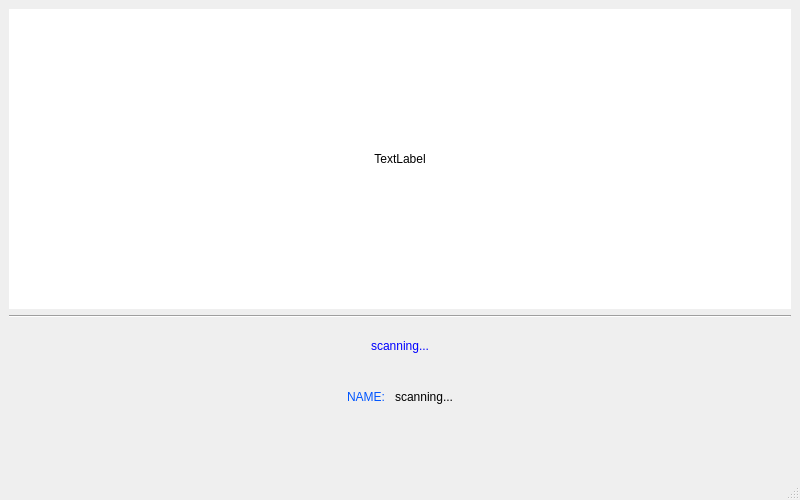
<?xml version="1.0" encoding="UTF-8"?>
<ui version="4.0">
 <class>checkinWindow</class>
 <widget class="QMainWindow" name="checkinWindow">
  <property name="geometry">
   <rect>
    <x>0</x>
    <y>0</y>
    <width>800</width>
    <height>500</height>
   </rect>
  </property>
  <property name="sizePolicy">
   <sizepolicy hsizetype="Minimum" vsizetype="Minimum">
    <horstretch>0</horstretch>
    <verstretch>0</verstretch>
   </sizepolicy>
  </property>
  <property name="minimumSize">
   <size>
    <width>800</width>
    <height>300</height>
   </size>
  </property>
  <property name="windowTitle">
   <string>MainWindow</string>
  </property>
  <widget class="QWidget" name="centralwidget">
   <layout class="QGridLayout" name="gridLayout">
    <item row="0" column="0">
     <layout class="QVBoxLayout" name="verticalLayout">
      <item>
       <widget class="QLabel" name="feedLabel">
        <property name="sizePolicy">
         <sizepolicy hsizetype="Expanding" vsizetype="Minimum">
          <horstretch>0</horstretch>
          <verstretch>0</verstretch>
         </sizepolicy>
        </property>
        <property name="minimumSize">
         <size>
          <width>500</width>
          <height>300</height>
         </size>
        </property>
        <property name="styleSheet">
         <string notr="true">background-color: rgb(255, 255, 255);</string>
        </property>
        <property name="text">
         <string>TextLabel</string>
        </property>
        <property name="alignment">
         <set>Qt::AlignCenter</set>
        </property>
       </widget>
      </item>
      <item>
       <widget class="Line" name="line">
        <property name="orientation">
         <enum>Qt::Horizontal</enum>
        </property>
       </widget>
      </item>
      <item>
       <widget class="QLabel" name="scanningLabel">
        <property name="styleSheet">
         <string notr="true">font: italic 14pt &quot;Arial&quot;;
color: blue;</string>
        </property>
        <property name="text">
         <string>scanning...</string>
        </property>
        <property name="alignment">
         <set>Qt::AlignCenter</set>
        </property>
       </widget>
      </item>
      <item>
       <layout class="QHBoxLayout" name="horizontalLayout">
        <item>
         <spacer name="horizontalSpacer">
          <property name="orientation">
           <enum>Qt::Horizontal</enum>
          </property>
          <property name="sizeHint" stdset="0">
           <size>
            <width>40</width>
            <height>20</height>
           </size>
          </property>
         </spacer>
        </item>
        <item>
         <widget class="QLabel" name="label_4">
          <property name="styleSheet">
           <string notr="true">font: 87 12pt &quot;Arial Black&quot;;
color: rgb(0, 85, 255);</string>
          </property>
          <property name="text">
           <string>NAME: </string>
          </property>
         </widget>
        </item>
        <item>
         <widget class="QLabel" name="nameLabel">
          <property name="text">
           <string>scanning...</string>
          </property>
         </widget>
        </item>
        <item>
         <spacer name="horizontalSpacer_2">
          <property name="orientation">
           <enum>Qt::Horizontal</enum>
          </property>
          <property name="sizeHint" stdset="0">
           <size>
            <width>40</width>
            <height>20</height>
           </size>
          </property>
         </spacer>
        </item>
       </layout>
      </item>
      <item>
       <widget class="QLabel" name="statusLabel">
        <property name="text">
         <string/>
        </property>
        <property name="alignment">
         <set>Qt::AlignCenter</set>
        </property>
       </widget>
      </item>
     </layout>
    </item>
   </layout>
  </widget>
  <widget class="QStatusBar" name="statusbar"/>
 </widget>
 <resources/>
 <connections/>
</ui>
